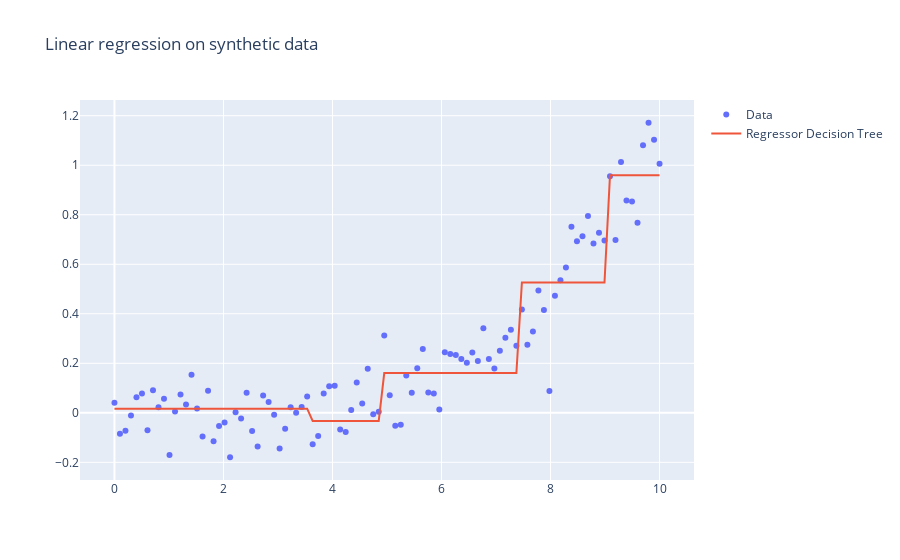

Notebook code for this chart:
### Markdown cell above
Our particular example

### Code cell
tree = build_tree(pd.DataFrame([x_train,y_train]).T,5,10,kind="reg")
preds = []
for i in range(len(pd.DataFrame([x,y]).T)):
    example = pd.DataFrame([x,y]).T.iloc[i,:].to_frame().T
    preds.append(predict(tree,example))
    
iplot(reg_plotly_plot(x,y,
                      [np.array(preds)],
                      ["Decision Tree"]
                     )
     )
